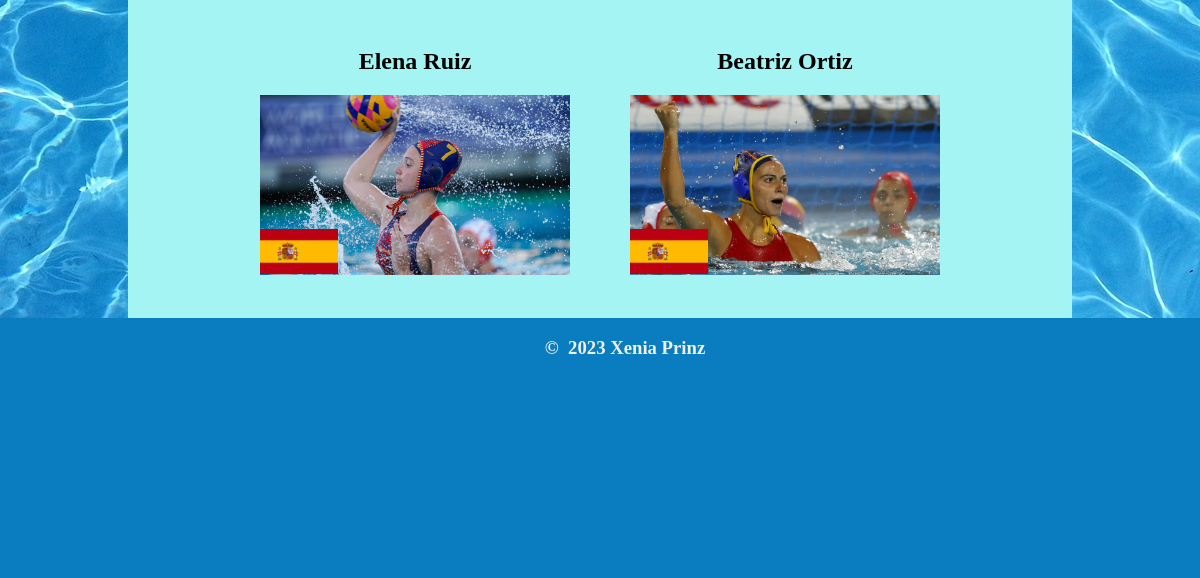
Page /position/2 (lower part) on the earlier database version.
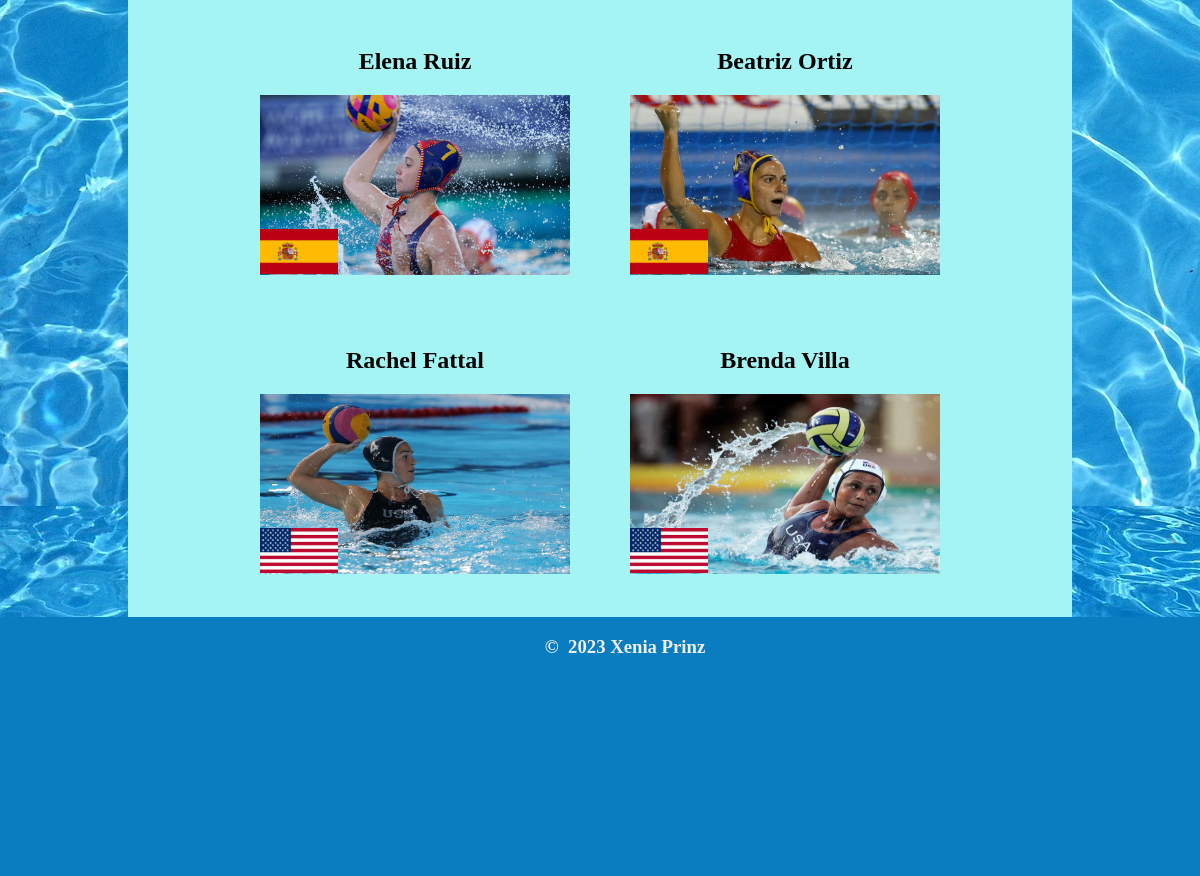
Same page on the later database version.
### tables this page shows
CREATE TABLE Player (id INTEGER PRIMARY KEY AUTOINCREMENT, first_name TEXT, last_name TEXT, image TEXT, player_copyright TEXT, country_id INTEGER REFERENCES Country (id), national_team INTEGER, right_hand_dominant INTEGER, left_hand_dominant INTEGER, world_ranking INTEGER, weight INTEGER, height INTEGER, cap_number INTEGER);

CREATE TABLE Country (id INTEGER PRIMARY KEY AUTOINCREMENT, country TEXT, flag TEXT);

### routes.py (the view)
@app.route('/position/<int:id>')
def indiv_position(id):
    if id > 9223372036854775807:  # prevents overflow error
        abort(404)
    position = sql('SELECT Position.position, Position.image, \
                Position.description, pos_copyright FROM Position \
                WHERE Position.id = ?', (id,))
    if position == []:  # if query gives no result, error page is shown
        abort(404)
    position_players = sql('SELECT Player.first_name, Player.last_name, \
                            Player.image, Country.flag, Player.id \
                            FROM PlayerPosition \
                            Join Player ON PlayerPosition.player_id=Player.id \
                            Join Country ON Player.country_id=Country.id \
                            Join Position ON PlayerPosition.position_id=Position.id \
                            WHERE Position.id = ?', (id,))
    return render_template("position.html", position=position,
                           position_players=position_players,
                           title="Women's Waterpolo")

### routes.py (called while the page is built)
def sql(query, id):
    conn = sqlite3.connect("waterpolo.db")  # connects to the sql database
    cur = conn.cursor()
    if id is not None:
        cur.execute(query, id)
    else:
        cur.execute(query)
    results = cur.fetchall()
    return results

### templates/position.html (shortened to what this page needs)
{% extends "layout.html" %}
{% block content %}
<div class="row">
    {% for item in position_players %}
    <div class="column">
        <div class="zoom">
            <h2><a href = "/player/{{item[4]}}"> {{item[0]}} {{item[1]}} </h2>
            <div class="image-stack">
                <div class="image-stack_bottom">
                <img src="{{item[2]}}">
                </div>
                <div class="image-stack_flag">
                    <img src="{{item[3]}}">
                </div>
            <br>
            </div>
        </div>
    </div>
    {% endfor %}
</div>
{% endblock %}

Differences in the rows shown:
now on this page (row edited): Player: first_name "Rachel", last_name "Fattal", image (picture), flag (picture)
now on this page (row edited): Player: first_name "Brenda", last_name "Villa", image (picture), flag (picture)
